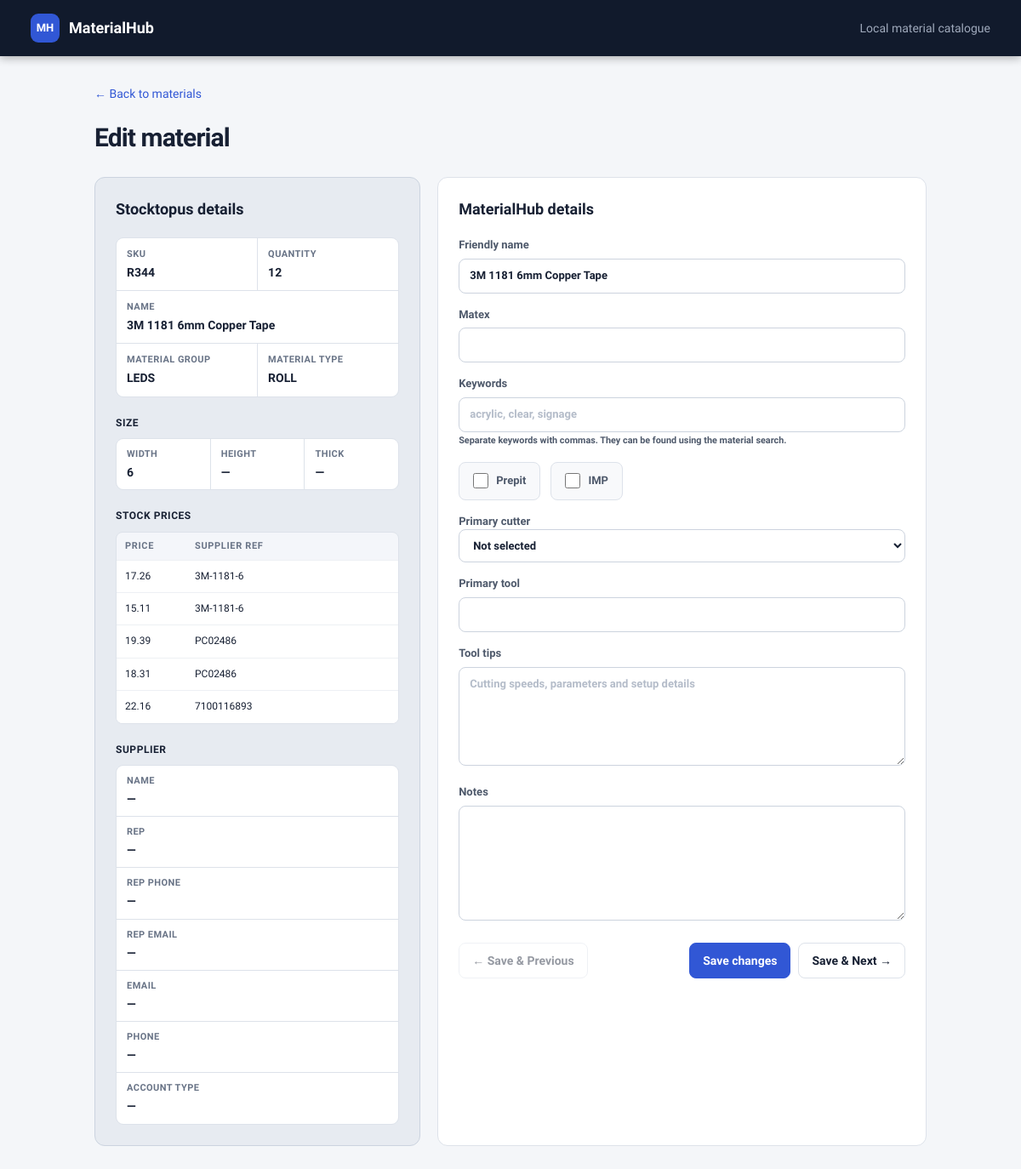
Page /materials/1/edit on the earlier database version.
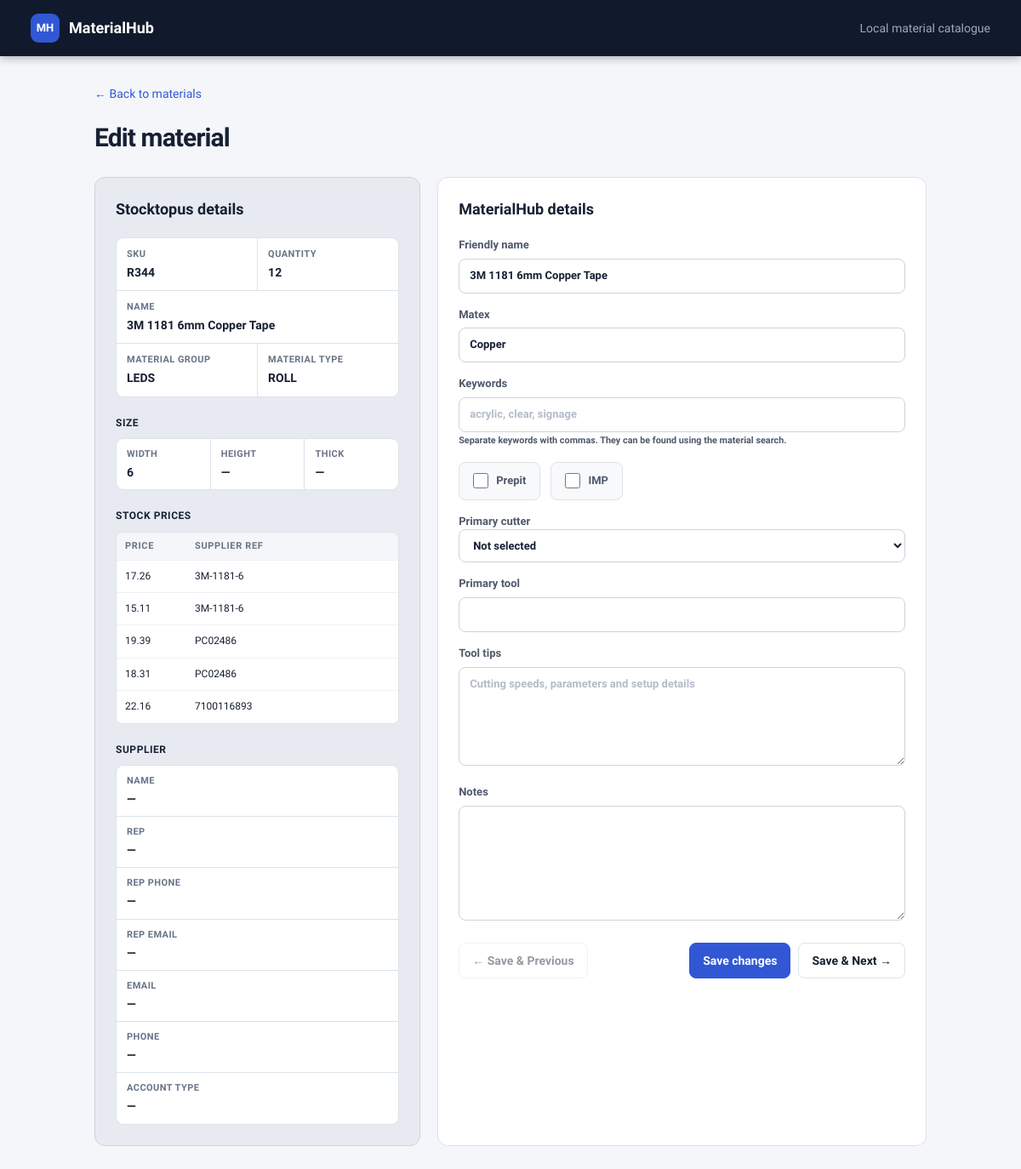
Same page on the later database version.
### app/models.py (models this page shows)
class Material(Base):
    __tablename__ = "materials"
    id: Mapped[int] = mapped_column(primary_key=True)
    stocktopus_id: Mapped[str] = mapped_column(Text, unique=True, index=True)
    name: Mapped[str] = mapped_column(Text, default="")
    sku: Mapped[str | None] = mapped_column(Text)
    material_group: Mapped[str | None] = mapped_column(Text)
    material_type: Mapped[str | None] = mapped_column(Text)
    size_type: Mapped[str] = mapped_column(Text, index=True)
    width_mm: Mapped[float | None] = mapped_column(Float)
    height_mm: Mapped[float | None] = mapped_column(Float)
    length_mm: Mapped[float | None] = mapped_column(Float)
    thickness_mm: Mapped[float | None] = mapped_column(Float)
    size_unit: Mapped[str | None] = mapped_column(Text)
    size_string: Mapped[str | None] = mapped_column(Text)
    quantity: Mapped[float | None] = mapped_column(Float)
    price_range: Mapped[str | None] = mapped_column(Text)
    supplier_name: Mapped[str | None] = mapped_column(Text)
    active: Mapped[bool] = mapped_column(Boolean, default=True, index=True)
    raw_stocktopus_json: Mapped[str] = mapped_column(Text)
    first_seen_at: Mapped[datetime] = mapped_column(DateTime(timezone=True), default=utc_now)
    last_seen_at: Mapped[datetime] = mapped_column(DateTime(timezone=True), default=utc_now)
    updated_from_stocktopus_at: Mapped[datetime] = mapped_column(DateTime(timezone=True), default=utc_now)
    friendly_name: Mapped[str | None] = mapped_column(Text)
    matex: Mapped[str | None] = mapped_column(Text)
    prepit: Mapped[str | None] = mapped_column(Text)
    imp: Mapped[str | None] = mapped_column(Text)
    notes: Mapped[str | None] = mapped_column(Text)
    keywords: Mapped[str | None] = mapped_column(Text)
    primary_cutter: Mapped[str | None] = mapped_column(Text)
    primary_tool: Mapped[str | None] = mapped_column(Text)
    tool_tips: Mapped[str | None] = mapped_column(Text)
    sort_order: Mapped[int] = mapped_column(Integer, default=0)

### app/routes/materials.py (the view)
@router.get("/materials/{material_id}/edit")
def edit_page(material_id: int, request: Request, db: Session = Depends(get_db)):
    material = db.get(Material, material_id)
    if material is None:
        raise HTTPException(status_code=404, detail="Material not found")
    previous_id, next_id = _adjacent_material_ids(db, material_id)
    return templates.TemplateResponse(request, "edit_material.html", {
        "material": material,
        "stocktopus_fields": _stocktopus_fields(material),
        "previous_id": previous_id,
        "next_id": next_id,
    })

### app/templates/edit_material.html (shortened to what this page needs)
{% extends "base.html" %}
{% block content %}
<a class="back" href="/materials">← Back to materials</a>
<section class="heading">
  <div><h1>Edit material</h1></div>
</section>
<div class="edit-grid">
  <section class="card stocktopus-panel">
    <h2>Stocktopus details</h2>
    <div class="stocktopus-fields">
      <div class="stocktopus-overview">
      {% for field in stocktopus_fields %}
        {% if field.kind == 'value' %}
          <dl class="stocktopus-field stocktopus-field--{{ field.source_name|replace('_', '-') }}"><dt title="{{ field.source_name }}">{{ field.name }}</dt><dd>{{ field.value }}</dd></dl>
        {% endif %}
      {% endfor %}
      </div>
      {% for field in stocktopus_fields %}
        {% if field.kind == 'group' %}
          <section class="stocktopus-group stocktopus-group--{{ field.source_name|replace('_', '-') }}">
            <h3 title="{{ field.source_name }}">{{ field.name }}</h3>
            <div class="stocktopus-detail-grid">
              {% for child in field.children %}<dl class="stocktopus-field nested"><dt title="{{ child.source_name }}">{{ child.name }}</dt><dd>{{ child.value }}</dd></dl>{% endfor %}
            </div>
          </section>
        {% elif field.kind == 'collection' %}
          <section class="stocktopus-group">
            <h3 title="{{ field.source_name }}">{{ field.name }}</h3>
            {% if field['items'] %}
              <div class="stocktopus-table-wrap"><table class="stocktopus-table">
                <thead><tr>{% for child in field['items'][0] %}<th>{{ child.name }}</th>{% endfor %}</tr></thead>
                <tbody>{% for item in field['items'] %}<tr>{% for child in item %}<td>{{ child.value }}</td>{% endfor %}</tr>{% endfor %}</tbody>
              </table></div>
            {% else %}<div class="stocktopus-empty">No entries</div>{% endif %}
          </section>
        {% endif %}
      {% endfor %}
    </div>
  </section>
  <form id="edit-material" class="card form" method="post">
    <h2>MaterialHub details</h2>
    <label>Friendly name<input name="friendly_name" value="{{ material.friendly_name or '' }}"></label>
    <label>Matex<input name="matex" value="{{ material.matex or '' }}"></label>
    <label>Keywords
      <input name="keywords" value="{{ material.keywords or '' }}" placeholder="acrylic, clear, signage">
      <small>Separate keywords with commas. They can be found using the material search.</small>
    </label>
    <div class="check-row">
      <label class="check-field"><input type="checkbox" name="prepit" value="1" {% if material.prepit %}checked{% endif %}><span>Prepit</span></label>
      <label class="check-field"><input type="checkbox" name="imp" value="1" {% if material.imp %}checked{% endif %}><span>IMP</span></label>
    </div>
    <label>Primary cutter
      <select name="primary_cutter" id="primary-cutter">
        <option value="">Not selected</option>
      </select>
    </label>
    <label id="primary-tool-field" {% if material.primary_cutter not in ['CNC', 'JWEI'] %}hidden{% endif %}>Primary tool
      <input name="primary_tool" value="{{ material.primary_tool or '' }}">
    </label>
    <label>Tool tips<textarea name="tool_tips" rows="5" placeholder="Cutting speeds, parameters and setup details">{{ material.tool_tips or '' }}</textarea></label>
    <label>Notes<textarea name="notes" rows="6">{{ material.notes or '' }}</textarea></label>
    <div class="edit-navigation">
      <button name="navigation" value="previous" {% if previous_id is none %}disabled{% endif %}>← Save &amp; Previous</button>
      <div class="actions">
        <button class="primary" name="navigation" value="save">Save changes</button>
        <button name="navigation" value="next" {% if next_id is none %}disabled{% endif %}>Save &amp; Next →</button>
      </div>
    </div>
  </form>
</div>
{% endblock %}

### app/templates/base.html (shortened to what this page needs)
<!doctype html>
<html lang="en">
<head>
  <link rel="stylesheet" href="{{ url_for('static', path='/styles.css') }}">
  <link rel="stylesheet" href="{{ url_for('static', path='/inline-edit.css') }}">
</head>
<body>
  <header><a class="brand" href="/materials"><span>MH</span> MaterialHub</a><div class="tagline">Local material catalogue</div></header>
  <main>{% block content %}{% endblock %}</main>
</body>
</html>

### app/static/styles.css (style rules this page uses)
:root { --ink:#172033;--muted:#687386;--line:#dde2ea;--surface:#fff;--bg:#f4f6f9;--brand:#3157d5;--brand-dark:#2446b5 }
* { box-sizing:border-box }
body { margin:0;background:var(--bg);color:var(--ink);font:14px/1.45 Inter,ui-sans-serif,system-ui,-apple-system,"Segoe UI",sans-serif }
header { height:66px;background:#111a2c;color:#fff;display:flex;align-items:center;justify-content:space-between;padding:0 3vw;box-shadow:0 2px 10px #1115 }
.brand { display:flex;align-items:center;gap:11px;color:#fff;text-decoration:none;font-size:18px;font-weight:700 }
.brand span { display:grid;place-items:center;width:34px;height:34px;background:var(--brand);border-radius:9px;font-size:13px }
.tagline { color:#9fa9bb }
main { max-width:1600px;margin:auto;padding:34px 3vw }
.heading { display:flex;align-items:flex-end;justify-content:space-between;margin-bottom:24px }
.heading h1 { font-size:30px;letter-spacing:-.03em;margin:0 }
.actions { display:flex;gap:9px;align-items:center }
button,.button { border:1px solid var(--line);border-radius:8px;background:#fff;color:var(--ink);padding:10px 15px;text-decoration:none;font:inherit;font-weight:600;cursor:pointer }
.primary { background:var(--brand);border-color:var(--brand);color:#fff }
input,select,textarea { width:100%;border:1px solid #ccd3de;border-radius:8px;padding:10px 12px;color:var(--ink);background:#fff;font:inherit }
table { width:100%;border-collapse:collapse;white-space:nowrap }
th { background:#f8f9fb;text-align:left;text-transform:uppercase;letter-spacing:.06em;font-size:11px;color:var(--muted);padding:12px }
td { padding:13px 12px;border-top:1px solid #edf0f4 }
.back { display:inline-block;margin-bottom:20px;color:var(--brand);text-decoration:none }
.edit-grid { display:grid;grid-template-columns:minmax(280px,.7fr) minmax(400px,1.3fr);gap:20px }
.card { background:#fff;border:1px solid var(--line);border-radius:12px;padding:24px }
.card h2 { margin:0 0 20px;font-size:18px }
dl { display:grid;grid-template-columns:130px 1fr;margin:0 }
dt,dd { border-bottom:1px solid #edf0f4;padding:10px 0 }
dt { color:var(--muted) }
dd { margin:0;font-weight:550 }
.form label { display:block;color:#4e596b;font-size:13px;font-weight:600;margin-bottom:16px }
.form input,.form textarea { margin-top:6px }

Differences in the rows shown:
changed Material "3M 1181 6mm Copper Tape": matex (not shown) → "Copper"
